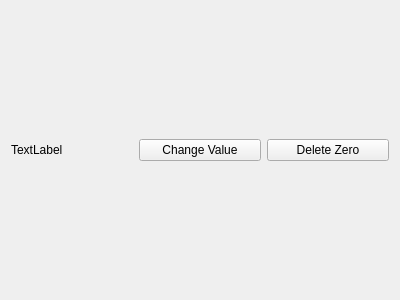
<?xml version="1.0" encoding="UTF-8"?>
<ui version="4.0">
 <class>Zeros</class>
 <widget class="QWidget" name="Zeros">
  <property name="geometry">
   <rect>
    <x>0</x>
    <y>0</y>
    <width>400</width>
    <height>300</height>
   </rect>
  </property>
  <property name="windowTitle">
   <string>Form</string>
  </property>
  <layout class="QVBoxLayout" name="verticalLayout_2">
   <item>
    <layout class="QHBoxLayout" name="horizontalLayout">
     <item>
      <widget class="QLabel" name="label">
       <property name="text">
        <string>TextLabel</string>
       </property>
      </widget>
     </item>
     <item>
      <widget class="QPushButton" name="changeValueButton">
       <property name="text">
        <string>Change Value</string>
       </property>
      </widget>
     </item>
     <item>
      <widget class="QPushButton" name="deleteZeroButton">
       <property name="text">
        <string>Delete Zero</string>
       </property>
      </widget>
     </item>
    </layout>
   </item>
  </layout>
 </widget>
 <resources/>
 <connections/>
</ui>
